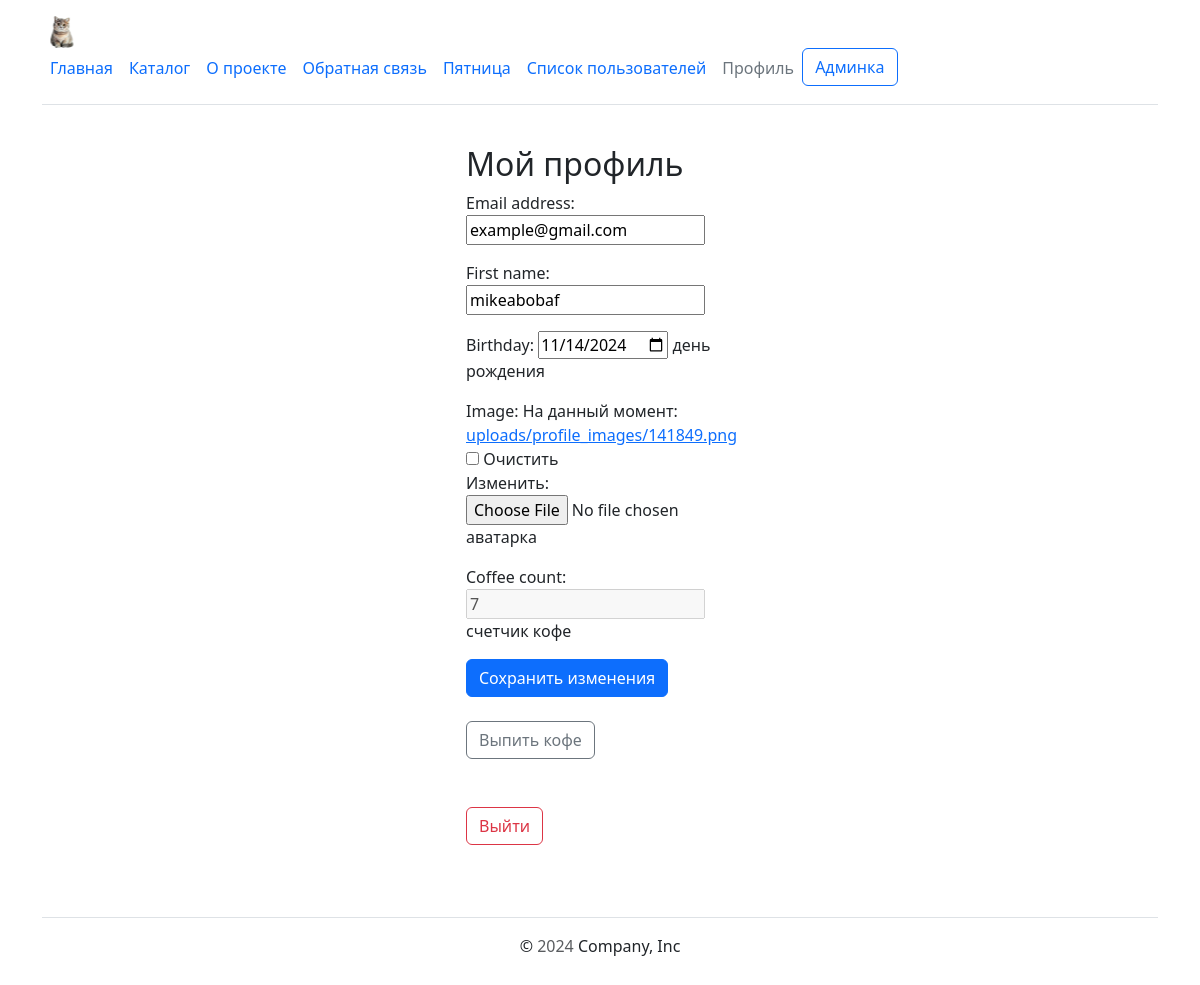
The app's page /auth/profile/ (signed in), older data.
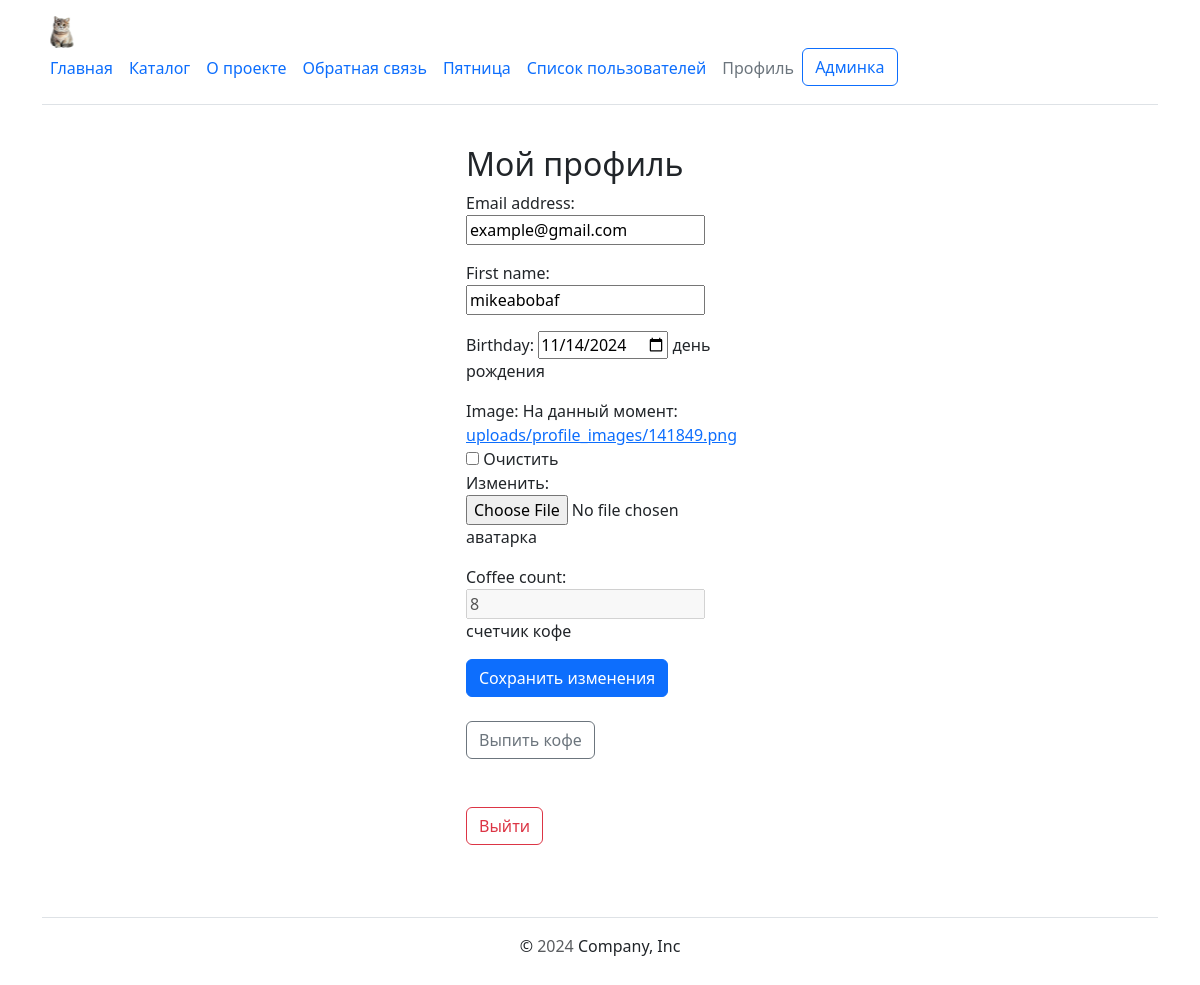
The same page, newer data.
### users/models.py (models this page shows, shortened)
class Profile(models.Model):
    user = models.OneToOneField(User, on_delete=models.CASCADE)
    birthday = models.DateField(
        help_text="день рождения",
        blank=True,
        null=True,
    )
    image = models.ImageField(
        help_text="аватарка",
        upload_to=f"{django.conf.settings.UPLOAD_TO_PATH}profile_images/",
        blank=True,
        null=True,
    )
    coffee_count = models.PositiveIntegerField(
        help_text="счетчик кофе",
        default=0,
    )
    class Meta:
        verbose_name = "профиль"
        verbose_name_plural = "профили"

### users/views.py (the view, shortened to what this page needs)
# urls.py: path("profile/", users.views.ProfileView.as_view(), name="user-profile"),
class ProfileView(
    django.views.generic.DetailView,
    django.views.generic.edit.ModelFormMixin,
    django.contrib.auth.mixins.LoginRequiredMixin,
):
    model = users.models.User
    template_name = "users/profile.html"
    def get(self, request):
        user_form = users.forms.UserForm(
            request.POST or None,
            instance=request.user,
        )
        profile_form = users.forms.ProfileForm(
            request.POST or None,
            request.FILES or None,
            instance=request.user.profile,
        )
        return render(
            request,
            self.template_name,
            {
                "user_form": user_form,
                "profile_form": profile_form,
            },
        )

### users/forms.py
class UserForm(UserChangeForm):
    password = None
    class Meta(UserChangeForm.Meta):
        model = User
        fields = (User.email.field.name, User.first_name.field.name)

class ProfileForm(forms.ModelForm):
    def __init__(self, *args, **kwargs):
        super().__init__(*args, **kwargs)
        self.fields["coffee_count"].widget.attrs["disabled"] = True
        self.fields["image"].required = False
        self.fields["coffee_count"].required = False
    class Meta:
        model = users.models.Profile
        fields = (
            users.models.Profile.birthday.field.name,
            users.models.Profile.image.field.name,
            users.models.Profile.coffee_count.field.name,
        )
        widgets = {
            "birthday": forms.DateInput(
                format="%Y-%m-%d",
                attrs={"type": "date"},
            ),
        }

### templates/users/profile.html (shortened to what this page needs)
{% extends "base.html" %}
{% load static %}
{% block content %}
<div class="w-25 p-3 mx-auto">
    <h2>Мой профиль</h2>
    <form method="post" enctype="multipart/form-data">
        {{ user_form.as_p }}
        {{ profile_form.as_p }}
        <button class="btn btn-primary" type="submit">Сохранить изменения</button>
    </form>
    <br>
    <a class="btn btn-outline-secondary" href="{% url "homepage:coffee" %}" role="button">Выпить кофе</a>
    <br>
    <br>
    <br>
    <a role="button" href="{% url "users:logout" %}" class="btn btn-outline-danger">Выйти</a>
</div>
{% endblock %}

Row changes from the older to the newer data that the page shows:
changed Profile: coffee_count "7" → "8"
